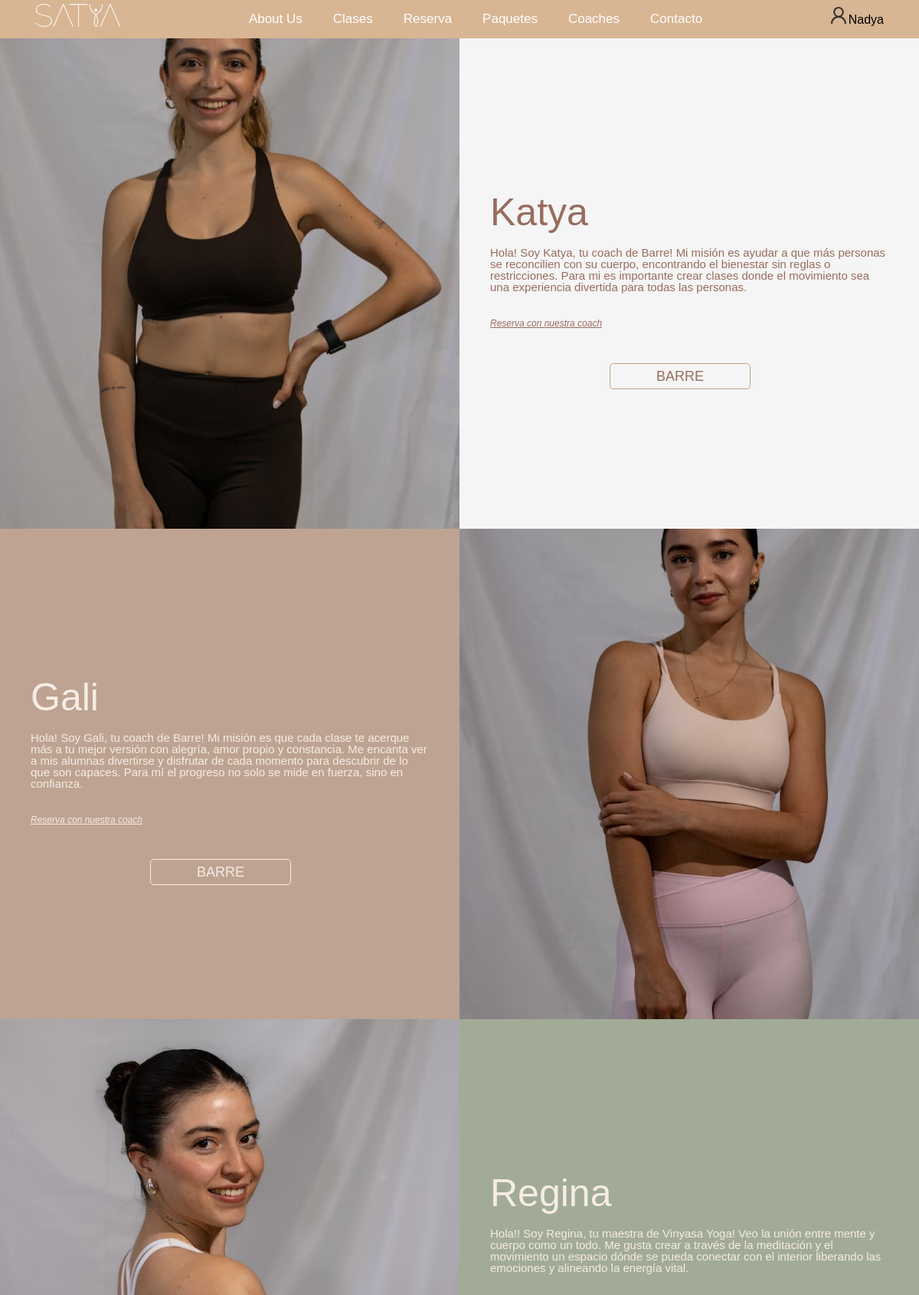
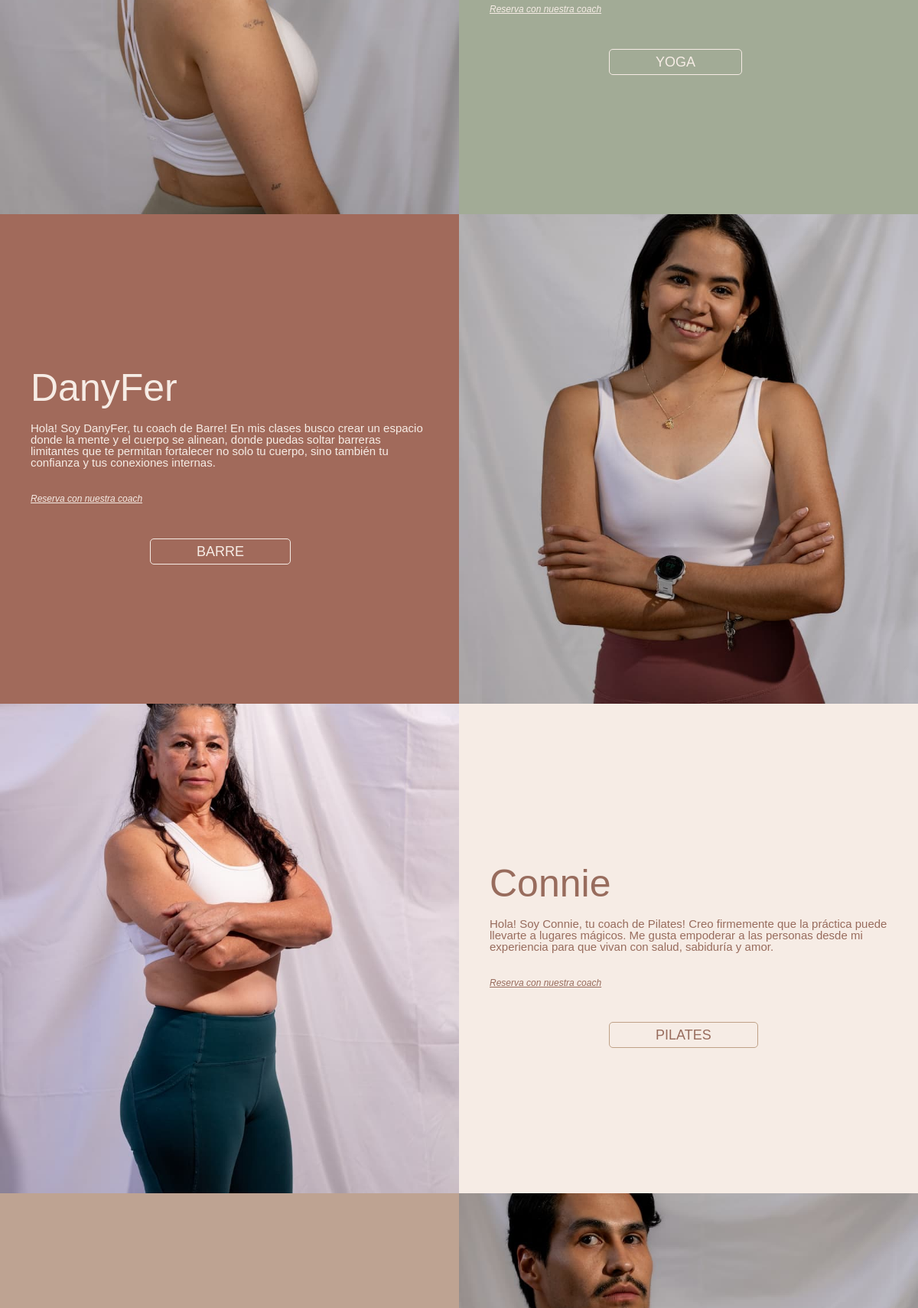
Screenshot of /coaches.php (signed in, upper part) with the database file from the repository (2 pictures, top to bottom).
### tables this page shows
CREATE TABLE `coaches` (
  `id` int(11) NOT NULL,
  `nombre_coach` varchar(255) NOT NULL,
  `descripcion_coach` text NOT NULL,
  `id_disciplina` int(11) DEFAULT NULL,
  `activo` int(11) NOT NULL,
  `fecha` datetime NOT NULL DEFAULT current_timestamp()
);

### coaches.php (the view, shortened to what this page needs)
<!DOCTYPE html>
<html lang="es">
<head>
    <link rel="stylesheet" href="./assets/css/style.css?v=<?php echo time(); ?>">
</head>
<body id="top">
    <?php include 'header.php'; ?>
    <main>
        <article>
            <?php
            include 'db.php';
            $idDisciplinas = [];
            $query = "SELECT id, nombre_coach, descripcion_coach, id_disciplina FROM coaches";
            $query2 = "SELECT id, nombre_disciplina FROM disciplinas";
            $resultado = $conn->query($query);
            $resultado2 = $conn->query($query2);
            $intercalador = 1;
            while ($fila2 = mysqli_fetch_assoc($resultado2)) {
                $idDisciplinas[$fila2['id']] = $fila2['nombre_disciplina'];
            }
            while ($fila = mysqli_fetch_assoc($resultado)) {
                $disciplina = isset($idDisciplinas[$fila['id_disciplina']])
                                ? $idDisciplinas[$fila['id_disciplina']]
                                : 'Disciplina desconocida';
                $coachPath = "./assets/images/coaches/" . $fila['id'] . ".mp4";
                $defaultPath = "./assets/images/coaches/pro/" . $fila['id'] . ".png";
                if (!file_exists($coachPath)) {
                    $imgC = '<img src="'. $defaultPath .'" alt="Foto Coach" style="width: 100%; height: 100%; object-fit: cover;">';
                }else{
                    $imgC = '<video autoplay loop muted playsinline style="width: 100%; height: 100%; object-fit: cover;"
                                poster="./assets/images/hero.png">
                                <source src="' . $coachPath . '" type="video/mp4">
                                Your browser does not support the video tag.
                            </video>';
                }
                if ($intercalador == 1) {
                    echo '
                        <section class="training-for-life-section coach coach1">
                            <div class="image-side">
                                ' . $imgC . '
                            </div>
                            <div class="text-side color-coach">
                                <div>
                                    <h3><span>'. $fila['nombre_coach'] .'</span></h3>
                                    <p>
                                        '. $fila['descripcion_coach'] .'
                                    </p>
                                    <a href="reserva.php">Reserva con nuestra coach</a>
                                    <a href="reserva.php" class="discipline-coach">'. $disciplina .'</a>
                                </div>
                            </div>
                        </section>
                    ';
                    $intercalador = 0;
                } else {
                    echo '
                        <section class="training-for-life-section coach coach2">
                            <div class="text-side color-coach">
                                <div>
                                    <h3><span>'. $fila['nombre_coach'] .'</span></h3>
                                    <p>
                                        '. $fila['descripcion_coach'] .'
                                    </p>
                                    <a href="reserva.php">Reserva con nuestra coach</a>
                                    <a href="reserva.php" class="discipline-coach">'. $disciplina .'</a>
                                </div>
                            </div>
                            <div class="image-side">
                               ' . $imgC . '
                            </div>
                        </section>
                    ';
                    $intercalador = 1;
                }
            }
        ?>
        </article>
    </main>
</body>
</html>

### rows the page displays
coaches: shows a picture, nombre_coach "Katya", descripcion_coach "Hola! Soy Katya, tu coach de Barre! Mi misión es ayudar a que más personas se reconcilien con su cuerpo, encontrando el bienestar sin reglas o restricciones. Para mi es importante crear clases donde el movimiento sea una experiencia divertida para todas las personas.", id_disciplina "BARRE"
coaches: nombre_coach "Gali", descripcion_coach "Hola! Soy Gali, tu coach de Barre! Mi misión es que cada clase te acerque más a tu mejor versión con alegría, amor propio y constancia. Me encanta ver a mis alumnas divertirse y disfrutar de cada momento para descubrir de lo que son capaces. Para mí el progreso no solo se mide en fuerza, sino en confianza.", id_disciplina "BARRE", shows a picture
coaches: shows a picture, nombre_coach "Regina", descripcion_coach "Hola!! Soy Regina, tu maestra de Vinyasa Yoga! Veo la unión entre mente y cuerpo como un todo. Me gusta crear a través de la meditación y el movimiento un espacio dónde se pueda conectar con el interior liberando las emociones y alineando la energía vital.", id_disciplina "YOGA"
coaches: nombre_coach "DanyFer", descripcion_coach "Hola! Soy DanyFer, tu coach de Barre! En mis clases busco crear un espacio donde la mente y el cuerpo se alinean, donde puedas soltar barreras limitantes que te permitan fortalecer no solo tu cuerpo, sino también tu confianza y tus conexiones internas.", id_disciplina "BARRE", shows a picture
coaches: shows a picture, nombre_coach "Connie", descripcion_coach "Hola! Soy Connie, tu coach de Pilates! Creo firmemente que la práctica puede llevarte a lugares mágicos. Me gusta empoderar a las personas desde mi experiencia para que vivan con salud, sabiduría y amor.", id_disciplina "PILATES"
coaches: shows a picture

### other values shown
$_SESSION['nombre'] "Nadya"
